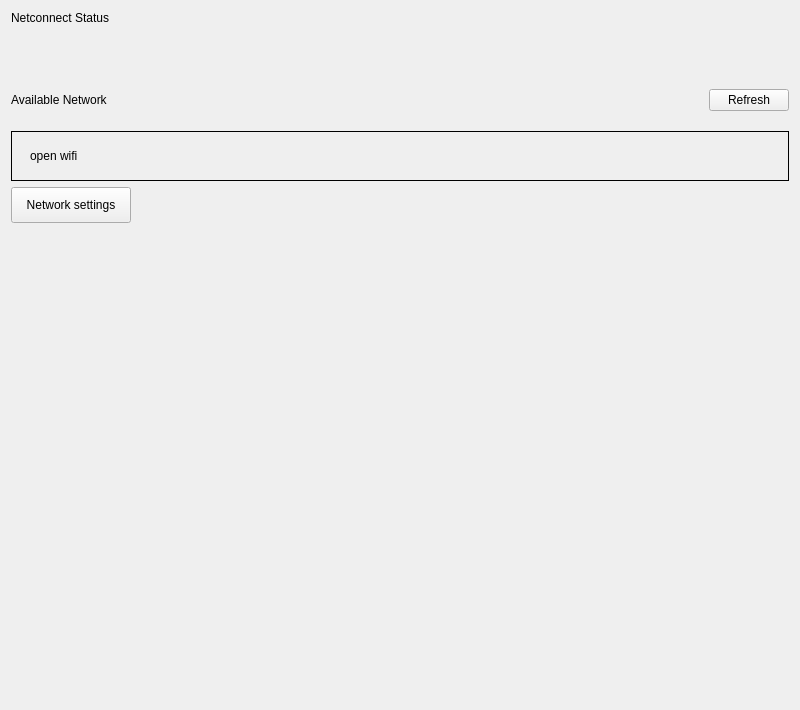
<?xml version="1.0" encoding="UTF-8"?>
<ui version="4.0">
 <class>NetConnect</class>
 <widget class="QWidget" name="NetConnect">
  <property name="geometry">
   <rect>
    <x>0</x>
    <y>0</y>
    <width>800</width>
    <height>710</height>
   </rect>
  </property>
  <property name="minimumSize">
   <size>
    <width>0</width>
    <height>0</height>
   </size>
  </property>
  <property name="maximumSize">
   <size>
    <width>16777215</width>
    <height>16777215</height>
   </size>
  </property>
  <property name="windowTitle">
   <string notr="true">NetConnect</string>
  </property>
  <layout class="QVBoxLayout" name="verticalLayout_2">
   <item>
    <widget class="QLabel" name="titleLabel">
     <property name="sizePolicy">
      <sizepolicy hsizetype="Fixed" vsizetype="Fixed">
       <horstretch>0</horstretch>
       <verstretch>0</verstretch>
      </sizepolicy>
     </property>
     <property name="text">
      <string>Netconnect Status</string>
     </property>
     <property name="scaledContents">
      <bool>true</bool>
     </property>
    </widget>
   </item>
   <item>
    <spacer name="verticalSpacer_2">
     <property name="orientation">
      <enum>Qt::Vertical</enum>
     </property>
     <property name="sizeType">
      <enum>QSizePolicy::Fixed</enum>
     </property>
     <property name="sizeHint" stdset="0">
      <size>
       <width>20</width>
       <height>12</height>
      </size>
     </property>
    </spacer>
   </item>
   <item>
    <layout class="QVBoxLayout" name="statusLayout">
     <property name="spacing">
      <number>1</number>
     </property>
    </layout>
   </item>
   <item>
    <layout class="QVBoxLayout" name="detailLayOut"/>
   </item>
   <item>
    <spacer name="verticalSpacer">
     <property name="orientation">
      <enum>Qt::Vertical</enum>
     </property>
     <property name="sizeType">
      <enum>QSizePolicy::Fixed</enum>
     </property>
     <property name="sizeHint" stdset="0">
      <size>
       <width>20</width>
       <height>32</height>
      </size>
     </property>
    </spacer>
   </item>
   <item>
    <widget class="QWidget" name="widget" native="true">
     <property name="minimumSize">
      <size>
       <width>610</width>
       <height>50</height>
      </size>
     </property>
     <property name="maximumSize">
      <size>
       <width>960</width>
       <height>50</height>
      </size>
     </property>
     <layout class="QHBoxLayout" name="horizontalLayout_3">
      <property name="leftMargin">
       <number>0</number>
      </property>
      <property name="rightMargin">
       <number>0</number>
      </property>
      <item>
       <layout class="QHBoxLayout" name="horizontalLayout_2">
        <item>
         <widget class="QLabel" name="title2Label">
          <property name="sizePolicy">
           <sizepolicy hsizetype="Fixed" vsizetype="Fixed">
            <horstretch>0</horstretch>
            <verstretch>0</verstretch>
           </sizepolicy>
          </property>
          <property name="text">
           <string>Available Network</string>
          </property>
          <property name="scaledContents">
           <bool>true</bool>
          </property>
         </widget>
        </item>
        <item>
         <spacer name="horizontalSpacer_3">
          <property name="orientation">
           <enum>Qt::Horizontal</enum>
          </property>
          <property name="sizeHint" stdset="0">
           <size>
            <width>40</width>
            <height>20</height>
           </size>
          </property>
         </spacer>
        </item>
        <item>
         <widget class="QPushButton" name="RefreshBtn">
          <property name="text">
           <string>Refresh</string>
          </property>
         </widget>
        </item>
       </layout>
      </item>
     </layout>
    </widget>
   </item>
   <item>
    <widget class="QFrame" name="openWifiFrame">
     <property name="minimumSize">
      <size>
       <width>550</width>
       <height>50</height>
      </size>
     </property>
     <property name="maximumSize">
      <size>
       <width>960</width>
       <height>50</height>
      </size>
     </property>
     <property name="frameShape">
      <enum>QFrame::Box</enum>
     </property>
     <layout class="QHBoxLayout" name="horizontalLayout_5">
      <property name="leftMargin">
       <number>18</number>
      </property>
      <property name="topMargin">
       <number>0</number>
      </property>
      <property name="rightMargin">
       <number>9</number>
      </property>
      <property name="bottomMargin">
       <number>0</number>
      </property>
      <item>
       <layout class="QHBoxLayout" name="openWIifLayout">
        <item>
         <widget class="QLabel" name="openLabel">
          <property name="minimumSize">
           <size>
            <width>118</width>
            <height>0</height>
           </size>
          </property>
          <property name="text">
           <string>open wifi</string>
          </property>
         </widget>
        </item>
        <item>
         <spacer name="horizontalSpacer_2">
          <property name="orientation">
           <enum>Qt::Horizontal</enum>
          </property>
          <property name="sizeHint" stdset="0">
           <size>
            <width>523</width>
            <height>20</height>
           </size>
          </property>
         </spacer>
        </item>
       </layout>
      </item>
     </layout>
    </widget>
   </item>
   <item>
    <layout class="QVBoxLayout" name="verticalLayout">
     <item>
      <layout class="QVBoxLayout" name="availableLayout">
       <property name="spacing">
        <number>1</number>
       </property>
      </layout>
     </item>
     <item>
      <layout class="QHBoxLayout" name="horizontalLayout">
       <item>
        <widget class="QPushButton" name="detailBtn">
         <property name="minimumSize">
          <size>
           <width>120</width>
           <height>36</height>
          </size>
         </property>
         <property name="maximumSize">
          <size>
           <width>16777215</width>
           <height>36</height>
          </size>
         </property>
         <property name="text">
          <string>Network settings</string>
         </property>
        </widget>
       </item>
       <item>
        <spacer name="horizontalSpacer">
         <property name="orientation">
          <enum>Qt::Horizontal</enum>
         </property>
         <property name="sizeHint" stdset="0">
          <size>
           <width>40</width>
           <height>20</height>
          </size>
         </property>
        </spacer>
       </item>
      </layout>
     </item>
    </layout>
   </item>
   <item>
    <spacer name="verticalSpacer_3">
     <property name="orientation">
      <enum>Qt::Vertical</enum>
     </property>
     <property name="sizeHint" stdset="0">
      <size>
       <width>20</width>
       <height>40</height>
      </size>
     </property>
    </spacer>
   </item>
  </layout>
 </widget>
 <layoutdefault spacing="6" margin="11"/>
 <resources/>
 <connections/>
</ui>
